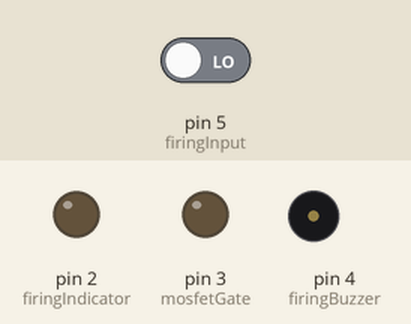
Simulated run of this sketch. Board: Arduino Uno, built with avr-gcc and run on an emulated ATmega328P. Parts: output pins drawn as LEDs (lit = HIGH), buzzer (waves = sounding, pin HIGH). Dashed ring = blinking. The test bench sets the inputs (shaded band); at power-on: pin 5 (firingInput) LOW.

Above: at 1.2 s.
1.3 s: pin 5 (firingInput) driven HIGH
At 2.55 s:
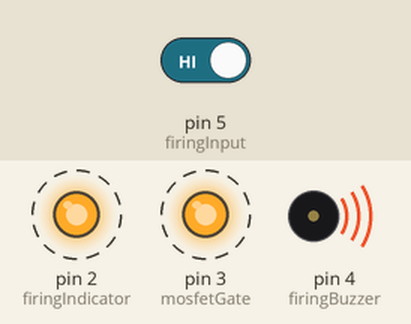
4.3 s: pin 5 (firingInput) driven LOW
At 4.9 s:
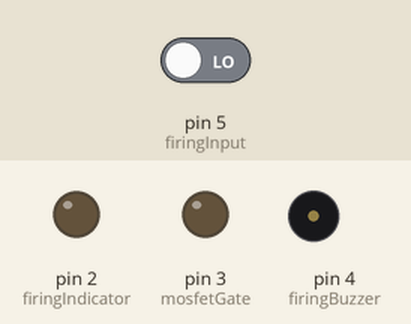
Timing chart, 0 to 7.3 s (numbered marks = the images above; inputs shaded):
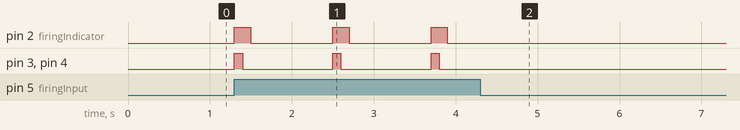

The sketch:

mk1.ino
```cpp
const int firingIndicator = 2;
const int mosfetGate = 3;
const int firingBuzzer = 4;
const int firingInput = 5;

//Timing (ms)
const int delayMosfetToggle = 100;
const int delayIndicatorToggle = 100;
const int firingCooldown = 1000;

void setup() {
  pinMode(firingIndicator, OUTPUT);
  pinMode(mosfetGate, OUTPUT);
  pinMode(firingBuzzer, OUTPUT);
  pinMode(firingInput, INPUT);

  digitalWrite(firingIndicator, LOW);
  digitalWrite(mosfetGate, LOW);
  digitalWrite(firingBuzzer, LOW);
}

void loop() {
  if (digitalRead(firingInput) == HIGH){
    Fire();
    delay(firingCooldown);
  }
}

void Fire(){
  digitalWrite(firingIndicator, HIGH);
  digitalWrite(mosfetGate, HIGH);
  digitalWrite(firingBuzzer, HIGH);
  delay(delayMosfetToggle);
  digitalWrite(mosfetGate, LOW);
  digitalWrite(firingBuzzer, LOW);
  delay(delayIndicatorToggle);
  digitalWrite(firingIndicator, LOW);

}
```

Measured:
- after the input at 1.3 s, pin 2 (firingIndicator): alternates HIGH for 0.20 s and LOW for 1.0 s, starting at once; pin 3 (mosfetGate), pin 4 (firingBuzzer): alternates HIGH for 0.10 s and LOW for 1.1 s, starting at once
- after the input at 4.3 s, pin 2 (firingIndicator), pin 3 (mosfetGate), pin 4 (firingBuzzer): stops changing and stays LOW
